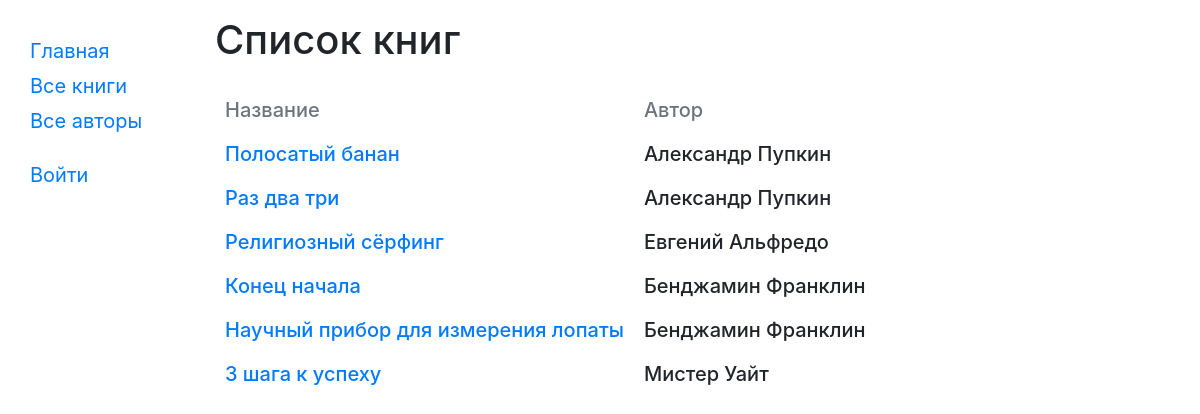
/catalog/books/, run on the app's committed database.
### catalog/models.py (models this page shows, shortened)
class Book(models.Model):
    title = models.CharField(max_length=200)
    author = models.ForeignKey('Author', on_delete=models.SET_NULL, null=True)
    summary = models.TextField(max_length=1000, help_text="Enter a brief description of the book")
    isbn = models.CharField('ISBN',max_length=13, help_text='13 Character <a href="https://www.isbn-international.org/content/what-isbn">ISBN number</a>')
    genre = models.ManyToManyField(Genre, help_text="Select a genre for this book")
    def get_absolute_url(self):
        return reverse('book-detail', args=[str(self.id)])
    def display_genre(self):
        """
        Creates a string for the Genre. This is required to display genre in Admin.
        """
        return ', '.join([genre.name for genre in self.genre.all()[:3]])
    display_genre.short_description = 'Genre'

class Author(models.Model):
    first_name = models.CharField(max_length=100)
    last_name = models.CharField(max_length=100)
    date_of_birth = models.DateField(null=True, blank=True)
    date_of_death = models.DateField('Died', null=True, blank=True)
    def __str__(self):
        return f'{self.first_name} {self.last_name}'

### catalog/views.py (the view)
class BookListView(generic.ListView):
    model = Book
    paginate_by = 10
    def get_queryset(self):
        return Book.objects.order_by('author')

### catalog/templates/catalog/book_list.html
{% extends "base_generic.html" %}
{% block content %}
    <h1>Список книг</h1>
    {% if book_list %}
    <table class="mt-4 h5 display-table">
        <tr class="text-secondary">
            <td>Название</td>
            <td>Автор</td>
        </tr>
      {% for book in book_list %}
      <tr>
        <td><a href="{{ book.get_absolute_url }}">{{ book.title }}</a></td>
        <td>{{book.author}}</td>
      </tr>
      {% endfor %}
    </table>
    {% else %}
      <p class="h5">В библиотеке нет книг.</p>
    {% endif %}
{% endblock %}

### catalog/static/css/styles.css (style rules this page uses)
.display-table td { padding: 10px; }

### data on the page
Book: title "Полосатый банан", author "Александр Пупкин"
Book: title "Раз два три", author "Александр Пупкин"
Book: title "Религиозный сёрфинг", author "Евгений Альфредо"
Book: title "Конец начала", author "Бенджамин Франклин"
Book: title "Научный прибор для измерения лопаты", author "Бенджамин Франклин"
Book: title "3 шага к успеху", author "Мистер Уайт"
